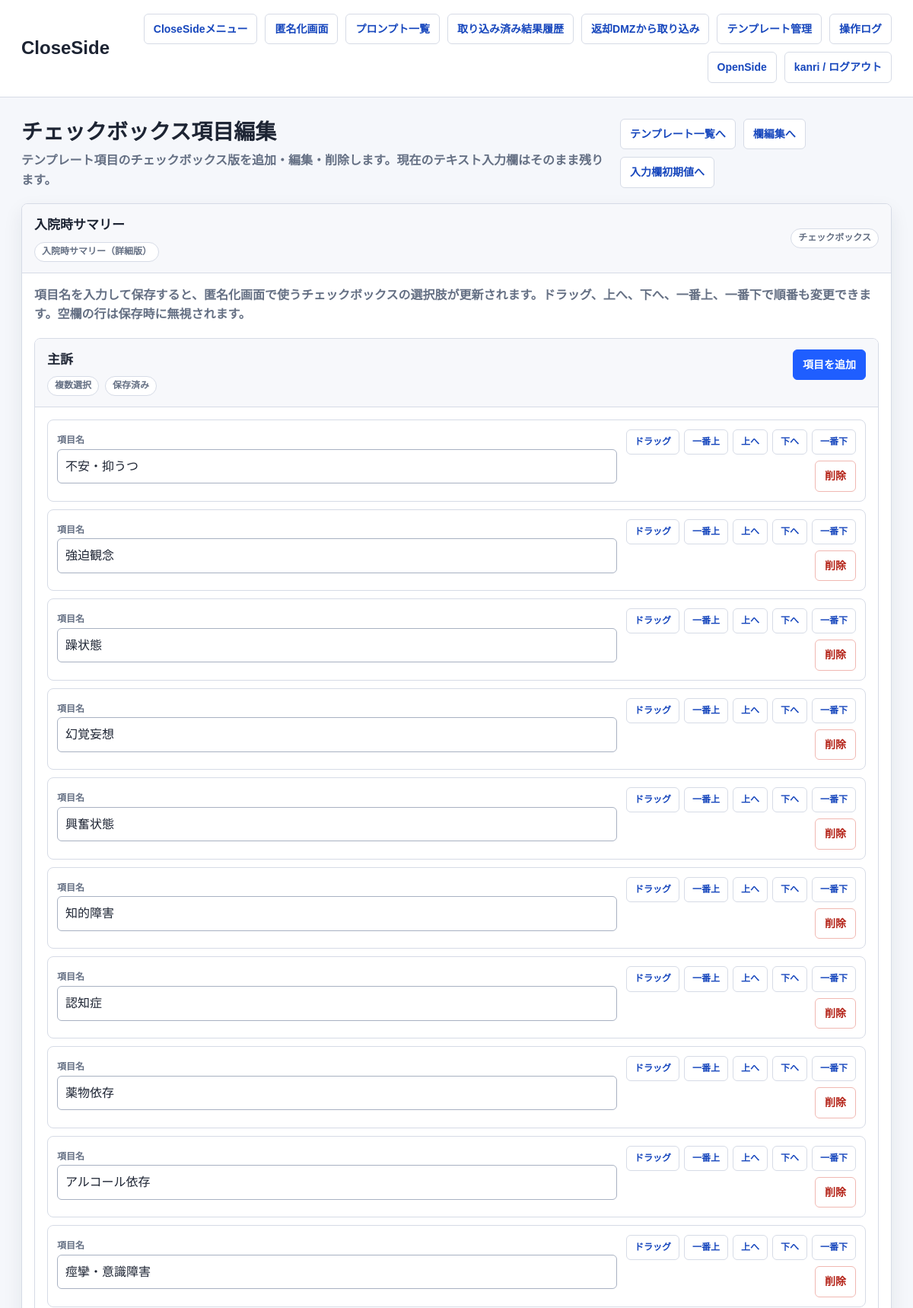
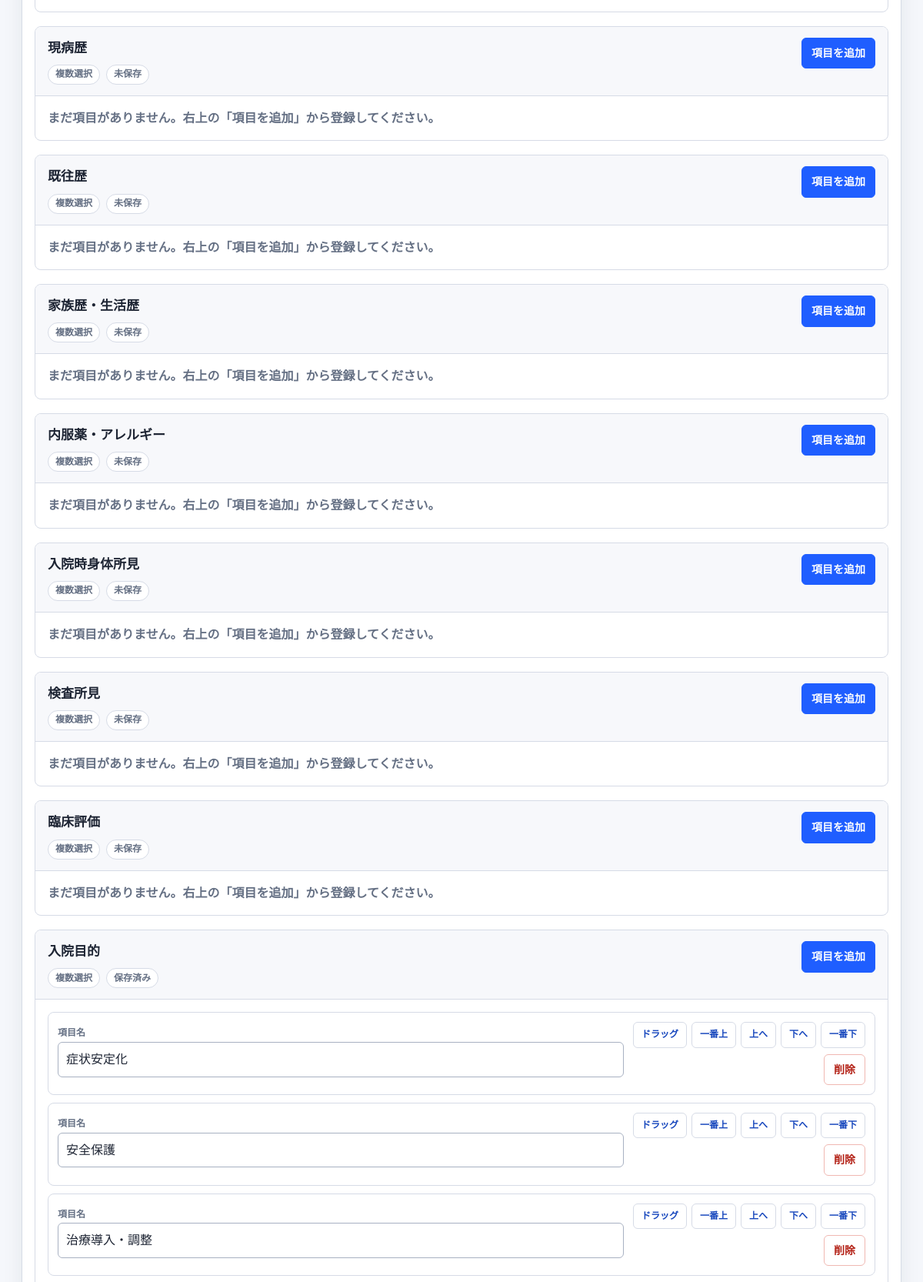
Screenshot of /close/templates/入院時サマリー/checkbox-options/ (signed in, upper part) with the database file from the repository (2 pictures, top to bottom).
### anonymizer_app/models.py (models this page shows, shortened)
class TemplateInputCheckboxOption(models.Model):
    group = models.ForeignKey(TemplateInputCheckboxGroup, related_name='options', on_delete=models.CASCADE)
    text = models.CharField(max_length=255)
    sort_order = models.PositiveIntegerField(default=0)
    updated_at = models.DateTimeField(auto_now=True)
    class Meta:
        constraints = [
            models.UniqueConstraint(fields=['group', 'text'], name='unique_template_input_checkbox_option'),
        ]
        ordering = ['sort_order', 'id']

### close_side/views.py (the view)
# urls.py: path('templates/<str:template_type>/checkbox-options/', close_admin_required(views.template_checkbox_options_edit), name='template_checkbox_options_edit'),
def template_checkbox_options_edit(request, template_type):
    canonical_template_type = TEMPLATE_INPUT_SCHEMA_ALIASES.get(template_type, template_type)
    if canonical_template_type not in TEMPLATE_INPUT_SCHEMAS:
        return render(request, 'anonymizer_app/error.html', {'message': 'テンプレートが見つかりません'}, status=404)
    checkbox_fields = _checkbox_group_fields_for_template(canonical_template_type)
    if not checkbox_fields:
        return render(request, 'anonymizer_app/error.html', {'message': 'チェックボックス項目が見つかりません'}, status=404)
    aliases = [alias for alias, canonical in TEMPLATE_INPUT_SCHEMA_ALIASES.items() if canonical == canonical_template_type]
    if request.method == 'POST':
        parsed_rows_by_field: dict[str, list[dict[str, object]]] = {}
        field_errors: dict[str, str] = {}
        for field in checkbox_fields:
            field_key = str(field['key'])
            parsed_rows = _parse_checkbox_group_rows(request.POST, field_key)
            parsed_rows_by_field[field_key] = parsed_rows
            seen_texts: set[str] = set()
            for row in parsed_rows:
                text = str(row.get('text') or '').strip()
                if not text:
                    continue
                if text in seen_texts:
                    field_errors[field_key] = '同じ項目名が重複しています。'
                    break
                seen_texts.add(text)
        if not field_errors:
            with transaction.atomic():
                for field in checkbox_fields:
                    field_key = str(field['key'])
                    group = TemplateInputCheckboxGroup.objects.filter(
                        template_type=canonical_template_type,
                        field_key=field_key,
                    ).prefetch_related('options').first()
                    existing_options = {
                        str(option.pk): option
                        for option in group.options.all()
                    } if group is not None else {}
                    normalized_rows: list[dict[str, object]] = []
                    for order, row in enumerate(parsed_rows_by_field.get(field_key, [])):
                        row_id = str(row.get('id') or '').strip()
                        text = str(row.get('text') or '').strip()
                        position = _safe_int(row.get('position'), default=order * 10)
                        if not text:
                            continue
                        normalized_rows.append({
                            'row_id': row_id,
                            'text': text,
                            'position': position,
                        })
                    if group is None and not normalized_rows:
                        continue
                    if group is None:
                        group = TemplateInputCheckboxGroup.objects.create(
                            template_type=canonical_template_type,
                            field_key=field_key,
                        )
                        existing_options = {}
                    kept_option_ids: set[str] = {
                        str(row.get('row_id') or '').strip()
                        for row in normalized_rows
                        if str(row.get('row_id') or '').strip() in existing_options
                    }
                    for option_id, option in list(existing_options.items()):
                        if option_id not in kept_option_ids:
                            option.delete()
                    normalized_rows.sort(key=lambda row: (int(row.get('position') or 0), int(row.get('order') or 0)))
                    for sort_order, row in enumerate(normalized_rows):
                        row_id = str(row.get('row_id') or '').strip()
                        text = str(row.get('text') or '').strip()
                        if row_id and row_id in existing_options:
                            option = existing_options[row_id]
                            option.text = text
                            option.sort_order = sort_order
                            option.save(update_fields=['text', 'sort_order', 'updated_at'])
                            kept_option_ids.add(row_id)
                        else:
                            TemplateInputCheckboxOption.objects.create(
                                group=group,
                                text=text,
                                sort_order=sort_order,
                            )
                TemplateInputCheckboxGroup.objects.filter(template_type=canonical_template_type).exclude(
                    field_key__in=[str(field['key']) for field in checkbox_fields]
                ).delete()
            messages.success(request, f'{canonical_template_type} のチェックボックス項目を更新しました。')
            return redirect('close_side:template_checkbox_options_edit', template_type=canonical_template_type)
        field_rows = []
        for field in checkbox_fields:
            field_key = str(field['key'])
            group = TemplateInputCheckboxGroup.objects.filter(
                template_type=canonical_template_type,
                field_key=field_key,
            ).prefetch_related('options').first()
            field_rows.append({
                'field': field,
                'context': _build_checkbox_group_field_context(field, group, parsed_rows_by_field.get(field_key, [])),
                'error': field_errors.get(field_key, ''),
            })
    else:
        field_rows = []
        for field in checkbox_fields:
            field_key = str(field['key'])
            group = TemplateInputCheckboxGroup.objects.filter(
                template_type=canonical_template_type,
                field_key=field_key,
            ).prefetch_related('options').first()
            field_rows.append({
                'field': field,
                'context': _build_checkbox_group_field_context(field, group),
                'error': '',
            })
    return render(request, 'anonymizer_app/template_checkbox_options_form.html', {
        'template_type': canonical_template_type,
        'template_aliases': aliases,
        'field_rows': field_rows,
    })

### anonymizer_app/templates/anonymizer_app/template_checkbox_options_form.html (shortened to what this page needs)
{% extends "anonymizer_app/base.html" %}
{% block brand %}CloseSide{% endblock %}
{% block page_title %}チェックボックス項目編集{% endblock %}
{% block page_subtitle %}<p class="page-subtitle">テンプレート項目のチェックボックス版を追加・編集・削除します。現在のテキスト入力欄はそのまま残ります。</p>{% endblock %}
{% block page_actions %}
  <a class="button" href="{% url 'close_side:templates_list' %}">テンプレート一覧へ</a>
  <a class="button" href="{% url 'close_side:template_input_fields_edit' template_type=template_type %}">欄編集へ</a>
  <a class="button" href="{% url 'close_side:template_input_defaults_edit' template_type=template_type %}">入力欄初期値へ</a>
{% endblock %}
{% block content %}
  <section class="panel">
    <div class="panel-header">
      <div>
        <h3 class="panel-title">{{ template_type }}</h3>
        {% if template_aliases %}
          <div class="aliases-row">
            {% for alias in template_aliases %}
              <span class="badge">{{ alias }}</span>
            {% endfor %}
          </div>
        {% endif %}
      </div>
      <span class="badge">チェックボックス</span>
    </div>
    <div class="panel-body">
      <p class="checkbox-note">項目名を入力して保存すると、匿名化画面で使うチェックボックスの選択肢が更新されます。ドラッグ、上へ、下へ、一番上、一番下で順番も変更できます。空欄の行は保存時に無視されます。</p>
      <form method="post" data-checkbox-option-editor>
        <div class="checkbox-group-list">
          {% for item in field_rows %}
            <section
              class="checkbox-group-card"
              data-checkbox-group-section
              data-field-key="{{ item.context.key }}"
              data-next-row-number="{{ item.context.next_row_number }}"
              data-next-position="{{ item.context.next_position }}"
            >
              <div class="checkbox-group-head">
                <div>
                  <h4 class="checkbox-group-title">{{ item.context.label }}</h4>
                  <div class="checkbox-group-meta">
                    <span class="badge">複数選択</span>
                    {% if item.context.group_exists %}<span class="badge">保存済み</span>{% else %}<span class="badge">未保存</span>{% endif %}
                  </div>
                </div>
                <div class="actions">
                  <button type="button" class="button primary" data-add-option-row>項目を追加</button>
                </div>
              </div>
              <div class="checkbox-group-body">
                <div class="checkbox-group-rows" data-option-row-list>
                  {% if item.context.rows %}
                    {% for row in item.context.rows %}
                      <div class="checkbox-row" data-option-row data-row-key="{{ row.row_key }}">
                        <div class="checkbox-row-fields">
                          <div>
                            <label for="checkbox__{{ item.context.key }}__{{ row.row_key }}__text">項目名</label>
                            <input
                              id="checkbox__{{ item.context.key }}__{{ row.row_key }}__text"
                              type="text"
                              name="checkbox__{{ item.context.key }}__{{ row.row_key }}__text"
                            value="{{ row.text }}"
                            data-role="option-text"
                            placeholder="選択肢を入力"
                          >
                          </div>
                        </div>
                        <div class="checkbox-row-actions">
                          <div class="checkbox-row-order-actions">
                            <button type="button" class="button checkbox-row-drag-handle" data-drag-handle draggable="true" aria-label="ドラッグして並べ替え">ドラッグ</button>
                            <button type="button" class="button" data-move-row="top">一番上</button>
                            <button type="button" class="button" data-move-row="up">上へ</button>
                            <button type="button" class="button" data-move-row="down">下へ</button>
                            <button type="button" class="button" data-move-row="bottom">一番下</button>
                          </div>
                          <button type="button" class="danger" data-remove-option-row>削除</button>
                        </div>
                      </div>
                    {% endfor %}
                  {% else %}
                    <p class="checkbox-group-empty">まだ項目がありません。右上の「項目を追加」から登録してください。</p>
                  {% endif %}
                </div>
              </div>
            </section>
          {% endfor %}
        </div>
      </form>
    </div>
  </section>
{% endblock %}

### anonymizer_app/templates/anonymizer_app/base.html (shortened to what this page needs)
<!DOCTYPE html>
<html lang="ja">
<head>
</head>
<body>
  <header class="app-header">
    <div class="header-inner">
      <h1 class="brand-title">{% block brand %}匿名化システム{% endblock %}</h1>
      <nav class="top-nav" aria-label="主要メニュー">
        {% if request.resolver_match.namespace == 'open_side' %}
          <a class="nav-link" href="{% url 'open_side:menu' %}">OpenSideメニュー</a>
          <a class="nav-link" href="{% url 'open_side:dmz_list' %}">プロンプト一覧</a>
          {% if request.user.is_staff or request.user.is_superuser %}
            <a class="nav-link" href="{% url 'open_side:operation_logs' %}">操作ログ</a>
          {% endif %}
          <a class="nav-link" href="{% url 'close_side:menu' %}">CloseSide</a>
          <form method="post" action="{% url 'open_side:logout' %}">
            {% csrf_token %}
            <button type="submit">{{ request.user.username }} / ログアウト</button>
          </form>
        {% else %}
          <a class="nav-link" href="{% url 'close_side:menu' %}">CloseSideメニュー</a>
          <a class="nav-link" href="{% url 'close_side:home' %}">匿名化画面</a>
          <a class="nav-link" href="{% url 'close_side:prompts_list' %}">プロンプト一覧</a>
          <a class="nav-link" href="{% url 'close_side:result_history_list' %}">取り込み済み結果履歴</a>
          <a class="nav-link" href="{% url 'close_side:result_import_list' %}">返却DMZから取り込み</a>
          <a class="nav-link" href="{% url 'close_side:templates_list' %}">テンプレート管理</a>
          {% if request.user.is_staff or request.user.is_superuser %}
            <a class="nav-link" href="{% url 'close_side:operation_logs' %}">操作ログ</a>
          {% endif %}
          <a class="nav-link" href="{% url 'open_side:menu' %}">OpenSide</a>
          <form method="post" action="{% url 'close_side:logout' %}">
            <button type="submit">{{ request.user.username }} / ログアウト</button>
          </form>
        {% endif %}
      </nav>
    </div>
  </header>
  <main class="content">
    <div class="page-head">
      <div>
        <h2 class="page-title">{% block page_title %}{% endblock %}</h2>
        {% block page_subtitle %}{% endblock %}
      </div>
      <div class="actions">{% block page_actions %}{% endblock %}</div>
    </div>
    {% block content %}{% endblock %}
  </main>
</body>
</html>

### rows the page displays
TemplateInputCheckboxOption: text "不安・抑うつ"
TemplateInputCheckboxOption: text "強迫観念"
TemplateInputCheckboxOption: text "躁状態"
TemplateInputCheckboxOption: text "幻覚妄想"
TemplateInputCheckboxOption: text "興奮状態"
TemplateInputCheckboxOption: text "知的障害"
TemplateInputCheckboxOption: text "認知症"
TemplateInputCheckboxOption: text "薬物依存"
TemplateInputCheckboxOption: text "アルコール依存"
TemplateInputCheckboxOption: text "痙攣・意識障害"
TemplateInputCheckboxOption: text "症状安定化"
TemplateInputCheckboxOption: text "安全保護"
TemplateInputCheckboxOption: text "治療導入・調整"

### other values shown
{{ request.user.username }} "kanri"
{{ template_type }} "入院時サマリー"
{{ alias }} "入院時サマリー（詳細版）"
{{ item.context.label }} "主訴" "現病歴" "既往歴" "家族歴・生活歴" "内服薬・アレルギー" "入院時身体所見" "検査所見" "臨床評価" "入院目的"
